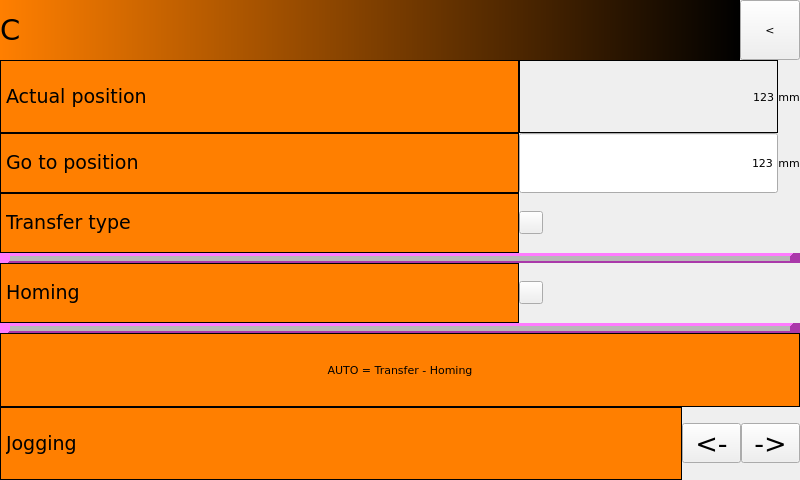
<?xml version="1.0" encoding="UTF-8"?>
<ui version="4.0">
 <class>Form</class>
 <widget class="QWidget" name="Form">
  <property name="geometry">
   <rect>
    <x>0</x>
    <y>0</y>
    <width>800</width>
    <height>480</height>
   </rect>
  </property>
  <property name="sizePolicy">
   <sizepolicy hsizetype="Ignored" vsizetype="Ignored">
    <horstretch>0</horstretch>
    <verstretch>0</verstretch>
   </sizepolicy>
  </property>
  <property name="font">
   <font>
    <family>DejaVu Sans</family>
    <pointsize>8</pointsize>
    <weight>50</weight>
    <italic>false</italic>
    <bold>false</bold>
   </font>
  </property>
  <property name="windowTitle">
   <string>Form</string>
  </property>
  <property name="styleSheet">
   <string notr="true"/>
  </property>
  <property name="TopPage" stdset="0">
   <cstring></cstring>
  </property>
  <property name="EvenRowColor" stdset="0">
   <color>
    <red>0</red>
    <green>0</green>
    <blue>0</blue>
   </color>
  </property>
  <property name="OddRowColor" stdset="0">
   <color>
    <red>0</red>
    <green>0</green>
    <blue>0</blue>
   </color>
  </property>
  <layout class="QGridLayout" name="gridLayout">
   <property name="margin">
    <number>0</number>
   </property>
   <property name="spacing">
    <number>0</number>
   </property>
   <item row="0" column="0">
    <layout class="QVBoxLayout" name="verticalLayout" stretch="0,10,0">
     <property name="spacing">
      <number>0</number>
     </property>
     <property name="bottomMargin">
      <number>0</number>
     </property>
     <item>
      <layout class="QHBoxLayout" name="horizontalLayout" stretch="10,0">
       <property name="spacing">
        <number>0</number>
       </property>
       <item>
        <widget class="QLabel" name="label">
         <property name="font">
          <font>
           <family>DejaVu Sans</family>
           <pointsize>22</pointsize>
           <weight>50</weight>
           <italic>false</italic>
           <bold>false</bold>
          </font>
         </property>
         <property name="styleSheet">
          <string notr="true">background-color: qlineargradient(spread:pad, x1:0, y1:0, x2:1, y2:0, stop:0 rgba(255, 127, 0, 255), stop:1 rgba(0, 0, 0, 255));
font:22pt &quot;DejaVu Sans&quot;;</string>
         </property>
         <property name="text">
          <string>C</string>
         </property>
         <property name="textFormat">
          <enum>Qt::RichText</enum>
         </property>
         <property name="margin">
          <number>10</number>
         </property>
         <property name="PasswordLevel" stdset="0">
          <number>0</number>
         </property>
         <property name="Hide" stdset="0">
          <bool>true</bool>
         </property>
        </widget>
       </item>
       <item>
        <widget class="QHmiLinkPage" name="QHmiLinkPage">
         <property name="minimumSize">
          <size>
           <width>60</width>
           <height>60</height>
          </size>
         </property>
         <property name="font">
          <font>
           <family>DejaVu Sans</family>
           <pointsize>8</pointsize>
           <weight>50</weight>
           <italic>false</italic>
           <bold>false</bold>
          </font>
         </property>
         <property name="text">
          <string>&lt;</string>
         </property>
         <property name="destinationPage">
          <cstring></cstring>
         </property>
         <property name="PasswordLevel" stdset="0">
          <number>0</number>
         </property>
         <property name="Hide" stdset="0">
          <bool>true</bool>
         </property>
         <property name="Align left" stdset="0">
          <bool>false</bool>
         </property>
        </widget>
       </item>
      </layout>
     </item>
     <item>
      <layout class="QGridLayout" name="gridLayout_2" rowstretch="0,0,0,0,0,0,0,0" columnstretch="10,5,0">
       <property name="bottomMargin">
        <number>0</number>
       </property>
       <property name="spacing">
        <number>0</number>
       </property>
       <item row="1" column="1">
        <widget class="QHmiEdit" name="qHmiEdit_2">
         <property name="minimumSize">
          <size>
           <width>15</width>
           <height>60</height>
          </size>
         </property>
         <property name="styleSheet">
          <string notr="true">font: 75 20pt &quot;DejaVu Sans&quot;;</string>
         </property>
         <property name="text">
          <string>123</string>
         </property>
         <property name="alignment">
          <set>Qt::AlignRight|Qt::AlignTrailing|Qt::AlignVCenter</set>
         </property>
         <property name="fieldName">
          <cstring>CONF1__G_AXIS_MANAGER_C.R_TRANSF_POS</cstring>
         </property>
         <property name="decimalCount">
          <cstring>1</cstring>
         </property>
         <property name="PasswordLevel" stdset="0">
          <number>0</number>
         </property>
         <property name="Hide" stdset="0">
          <bool>true</bool>
         </property>
         <property name="Min value" stdset="0">
          <cstring></cstring>
         </property>
         <property name="Max value" stdset="0">
          <cstring></cstring>
         </property>
        </widget>
       </item>
       <item row="2" column="0">
        <widget class="QLabel" name="label_7">
         <property name="minimumSize">
          <size>
           <width>0</width>
           <height>60</height>
          </size>
         </property>
         <property name="font">
          <font>
           <family>DejaVu Sans</family>
           <pointsize>14</pointsize>
           <weight>50</weight>
           <italic>false</italic>
           <bold>false</bold>
          </font>
         </property>
         <property name="styleSheet">
          <string notr="true">font:14pt &quot;DejaVu Sans&quot;;
background-color: rgb(255, 127, 0);</string>
         </property>
         <property name="frameShape">
          <enum>QFrame::Box</enum>
         </property>
         <property name="text">
          <string>Transfer type</string>
         </property>
         <property name="textFormat">
          <enum>Qt::RichText</enum>
         </property>
         <property name="PasswordLevel" stdset="0">
          <number>0</number>
         </property>
         <property name="Hide" stdset="0">
          <bool>true</bool>
         </property>
        </widget>
       </item>
       <item row="6" column="0" colspan="3">
        <widget class="QLabel" name="label_2">
         <property name="minimumSize">
          <size>
           <width>0</width>
           <height>60</height>
          </size>
         </property>
         <property name="styleSheet">
          <string notr="true">font:14pt &quot;DejaVu Sans&quot;;
background-color: rgb(255, 127, 0);</string>
         </property>
         <property name="frameShape">
          <enum>QFrame::Box</enum>
         </property>
         <property name="text">
          <string>AUTO = Transfer - Homing</string>
         </property>
         <property name="alignment">
          <set>Qt::AlignCenter</set>
         </property>
         <property name="PasswordLevel" stdset="0">
          <number>0</number>
         </property>
         <property name="Hide" stdset="0">
          <bool>true</bool>
         </property>
        </widget>
       </item>
       <item row="4" column="1">
        <widget class="QHmiSwitch" name="qHmiSwitch_2">
         <property name="styleSheet">
          <string notr="true">font: 75 20pt &quot;DejaVu Sans&quot;;</string>
         </property>
         <property name="text">
          <string/>
         </property>
         <property name="checked">
          <bool>false</bool>
         </property>
         <property name="onBrushColor">
          <color>
           <red>255</red>
           <green>0</green>
           <blue>0</blue>
          </color>
         </property>
         <property name="fieldName">
          <cstring>CONF1_G_B_HOMING_C</cstring>
         </property>
         <property name="PasswordLevel" stdset="0">
          <number>0</number>
         </property>
         <property name="Hide" stdset="0">
          <bool>true</bool>
         </property>
         <property name="Align left" stdset="0">
          <bool>false</bool>
         </property>
        </widget>
       </item>
       <item row="3" column="0" colspan="3">
        <widget class="Line" name="line">
         <property name="minimumSize">
          <size>
           <width>0</width>
           <height>10</height>
          </size>
         </property>
         <property name="styleSheet">
          <string notr="true">background-color: rgb(255, 85, 255);</string>
         </property>
         <property name="frameShadow">
          <enum>QFrame::Raised</enum>
         </property>
         <property name="lineWidth">
          <number>10</number>
         </property>
         <property name="midLineWidth">
          <number>5</number>
         </property>
         <property name="orientation">
          <enum>Qt::Horizontal</enum>
         </property>
         <property name="PasswordLevel" stdset="0">
          <number>0</number>
         </property>
         <property name="Hide" stdset="0">
          <bool>true</bool>
         </property>
        </widget>
       </item>
       <item row="0" column="2">
        <widget class="QLabel" name="label_10">
         <property name="font">
          <font>
           <family>DejaVu Sans</family>
           <pointsize>8</pointsize>
           <weight>50</weight>
           <italic>false</italic>
           <bold>false</bold>
          </font>
         </property>
         <property name="styleSheet">
          <string notr="true">font:8pt &quot;DejaVu Sans&quot;;
</string>
         </property>
         <property name="text">
          <string>mm</string>
         </property>
         <property name="alignment">
          <set>Qt::AlignCenter</set>
         </property>
         <property name="PasswordLevel" stdset="0">
          <number>0</number>
         </property>
         <property name="Hide" stdset="0">
          <bool>true</bool>
         </property>
        </widget>
       </item>
       <item row="4" column="0">
        <widget class="QLabel" name="label_8">
         <property name="minimumSize">
          <size>
           <width>0</width>
           <height>60</height>
          </size>
         </property>
         <property name="font">
          <font>
           <family>DejaVu Sans</family>
           <pointsize>14</pointsize>
           <weight>50</weight>
           <italic>false</italic>
           <bold>false</bold>
          </font>
         </property>
         <property name="styleSheet">
          <string notr="true">font:14pt &quot;DejaVu Sans&quot;;
background-color: rgb(255, 127, 0);</string>
         </property>
         <property name="frameShape">
          <enum>QFrame::Box</enum>
         </property>
         <property name="text">
          <string>Homing</string>
         </property>
         <property name="textFormat">
          <enum>Qt::RichText</enum>
         </property>
         <property name="PasswordLevel" stdset="0">
          <number>0</number>
         </property>
         <property name="Hide" stdset="0">
          <bool>true</bool>
         </property>
        </widget>
       </item>
       <item row="0" column="0">
        <widget class="QLabel" name="label_4">
         <property name="minimumSize">
          <size>
           <width>0</width>
           <height>60</height>
          </size>
         </property>
         <property name="font">
          <font>
           <family>DejaVu Sans</family>
           <pointsize>14</pointsize>
           <weight>50</weight>
           <italic>false</italic>
           <bold>false</bold>
          </font>
         </property>
         <property name="styleSheet">
          <string notr="true">font:14pt &quot;DejaVu Sans&quot;;
background-color: rgb(255, 127, 0);</string>
         </property>
         <property name="frameShape">
          <enum>QFrame::Box</enum>
         </property>
         <property name="text">
          <string>Actual position</string>
         </property>
         <property name="textFormat">
          <enum>Qt::RichText</enum>
         </property>
         <property name="PasswordLevel" stdset="0">
          <number>0</number>
         </property>
         <property name="Hide" stdset="0">
          <bool>true</bool>
         </property>
        </widget>
       </item>
       <item row="1" column="0">
        <widget class="QLabel" name="label_6">
         <property name="minimumSize">
          <size>
           <width>0</width>
           <height>60</height>
          </size>
         </property>
         <property name="font">
          <font>
           <family>DejaVu Sans</family>
           <pointsize>14</pointsize>
           <weight>50</weight>
           <italic>false</italic>
           <bold>false</bold>
          </font>
         </property>
         <property name="styleSheet">
          <string notr="true">font:14pt &quot;DejaVu Sans&quot;;
background-color: rgb(255, 127, 0);</string>
         </property>
         <property name="frameShape">
          <enum>QFrame::Box</enum>
         </property>
         <property name="text">
          <string>Go to position</string>
         </property>
         <property name="textFormat">
          <enum>Qt::RichText</enum>
         </property>
         <property name="PasswordLevel" stdset="0">
          <number>0</number>
         </property>
         <property name="Hide" stdset="0">
          <bool>true</bool>
         </property>
        </widget>
       </item>
       <item row="0" column="1">
        <widget class="QHmiLabel" name="qHmiLabel_2">
         <property name="styleSheet">
          <string notr="true">font: 75 20pt &quot;DejaVu Sans&quot;;</string>
         </property>
         <property name="frameShape">
          <enum>QFrame::Box</enum>
         </property>
         <property name="text">
          <string>123</string>
         </property>
         <property name="alignment">
          <set>Qt::AlignRight|Qt::AlignTrailing|Qt::AlignVCenter</set>
         </property>
         <property name="fieldName">
          <cstring>CONF1_AXIS_C.ABSPOS</cstring>
         </property>
         <property name="decimalCount">
          <cstring>1</cstring>
         </property>
         <property name="PasswordLevel" stdset="0">
          <number>0</number>
         </property>
         <property name="Hide" stdset="0">
          <bool>true</bool>
         </property>
        </widget>
       </item>
       <item row="2" column="1">
        <widget class="QHmiSwitch" name="qHmiSwitch">
         <property name="styleSheet">
          <string notr="true">font: 75 16pt &quot;DejaVu Sans&quot;;</string>
         </property>
         <property name="checked">
          <bool>false</bool>
         </property>
         <property name="text_on" stdset="0">
          <string>Absolute</string>
         </property>
         <property name="onBrushColor">
          <color>
           <red>0</red>
           <green>170</green>
           <blue>0</blue>
          </color>
         </property>
         <property name="text_off" stdset="0">
          <string>Relative</string>
         </property>
         <property name="offBrushColor">
          <color>
           <red>128</red>
           <green>128</green>
           <blue>128</blue>
          </color>
         </property>
         <property name="fieldName">
          <cstring>CONF1__G_AXIS_MANAGER_C.B_ABS</cstring>
         </property>
         <property name="PasswordLevel" stdset="0">
          <number>0</number>
         </property>
         <property name="Hide" stdset="0">
          <bool>true</bool>
         </property>
         <property name="Align left" stdset="0">
          <bool>false</bool>
         </property>
        </widget>
       </item>
       <item row="1" column="2">
        <widget class="QLabel" name="label_12">
         <property name="font">
          <font>
           <family>DejaVu Sans</family>
           <pointsize>8</pointsize>
           <weight>50</weight>
           <italic>false</italic>
           <bold>false</bold>
          </font>
         </property>
         <property name="styleSheet">
          <string notr="true">font:8pt &quot;DejaVu Sans&quot;;
</string>
         </property>
         <property name="text">
          <string>mm</string>
         </property>
         <property name="alignment">
          <set>Qt::AlignCenter</set>
         </property>
         <property name="PasswordLevel" stdset="0">
          <number>0</number>
         </property>
         <property name="Hide" stdset="0">
          <bool>true</bool>
         </property>
        </widget>
       </item>
       <item row="5" column="0" colspan="3">
        <widget class="Line" name="line_2">
         <property name="minimumSize">
          <size>
           <width>0</width>
           <height>10</height>
          </size>
         </property>
         <property name="styleSheet">
          <string notr="true">background-color: rgb(255, 85, 255);</string>
         </property>
         <property name="frameShadow">
          <enum>QFrame::Raised</enum>
         </property>
         <property name="lineWidth">
          <number>10</number>
         </property>
         <property name="midLineWidth">
          <number>5</number>
         </property>
         <property name="orientation">
          <enum>Qt::Horizontal</enum>
         </property>
         <property name="PasswordLevel" stdset="0">
          <number>0</number>
         </property>
         <property name="Hide" stdset="0">
          <bool>true</bool>
         </property>
        </widget>
       </item>
       <item row="7" column="0" colspan="3">
        <widget class="QWidget" name="widget" native="true">
         <property name="minimumSize">
          <size>
           <width>0</width>
           <height>50</height>
          </size>
         </property>
         <property name="PasswordLevel" stdset="0">
          <number>0</number>
         </property>
         <property name="Hide" stdset="0">
          <bool>true</bool>
         </property>
         <layout class="QHBoxLayout" name="horizontalLayout_2" stretch="10,3,3">
          <property name="spacing">
           <number>0</number>
          </property>
          <property name="margin">
           <number>0</number>
          </property>
          <item>
           <widget class="QLabel" name="label_9">
            <property name="minimumSize">
             <size>
              <width>0</width>
              <height>0</height>
             </size>
            </property>
            <property name="font">
             <font>
              <family>DejaVu Sans</family>
              <pointsize>14</pointsize>
              <weight>50</weight>
              <italic>false</italic>
              <bold>false</bold>
             </font>
            </property>
            <property name="styleSheet">
             <string notr="true">font:14pt &quot;DejaVu Sans&quot;;
background-color: rgb(255, 127, 0);</string>
            </property>
            <property name="frameShape">
             <enum>QFrame::Box</enum>
            </property>
            <property name="text">
             <string>Jogging</string>
            </property>
            <property name="textFormat">
             <enum>Qt::RichText</enum>
            </property>
            <property name="PasswordLevel" stdset="0">
             <number>0</number>
            </property>
            <property name="Hide" stdset="0">
             <bool>true</bool>
            </property>
           </widget>
          </item>
          <item>
           <widget class="QHmiButton" name="QHmiButton">
            <property name="font">
             <font>
              <family>DejaVu Sans</family>
              <pointsize>20</pointsize>
              <weight>50</weight>
              <italic>false</italic>
              <bold>false</bold>
             </font>
            </property>
            <property name="text">
             <string>&lt;-</string>
            </property>
            <property name="fieldName">
             <cstring>CONF1__G_AXIS_MANAGER_C.B_JOGBV</cstring>
            </property>
            <property name="buttonAction">
             <enum>QHmiButton::SetReset</enum>
            </property>
            <property name="reset_when_unfocus" stdset="0">
             <bool>true</bool>
            </property>
            <property name="PasswordLevel" stdset="0">
             <number>0</number>
            </property>
            <property name="Hide" stdset="0">
             <bool>true</bool>
            </property>
            <property name="Align left" stdset="0">
             <bool>false</bool>
            </property>
           </widget>
          </item>
          <item>
           <widget class="QHmiButton" name="QHmiButton_2">
            <property name="font">
             <font>
              <family>DejaVu Sans</family>
              <pointsize>20</pointsize>
              <weight>50</weight>
              <italic>false</italic>
              <bold>false</bold>
             </font>
            </property>
            <property name="text">
             <string>-&gt;</string>
            </property>
            <property name="fieldName">
             <cstring>CONF1__G_AXIS_MANAGER_C.B_JOGFW</cstring>
            </property>
            <property name="buttonAction">
             <enum>QHmiButton::SetReset</enum>
            </property>
            <property name="reset_when_unfocus" stdset="0">
             <bool>true</bool>
            </property>
            <property name="PasswordLevel" stdset="0">
             <number>0</number>
            </property>
            <property name="Hide" stdset="0">
             <bool>true</bool>
            </property>
            <property name="Align left" stdset="0">
             <bool>false</bool>
            </property>
           </widget>
          </item>
         </layout>
        </widget>
       </item>
      </layout>
     </item>
     <item>
      <widget class="QHmiSetWidgetState" name="qhmisetwidgetstate">
       <property name="fieldName">
        <cstring>CONF1_G_B_ON_AUTO_C</cstring>
       </property>
       <property name="action">
        <enum>QHmiSetWidgetState::SetOnEnterResetOnExit</enum>
       </property>
       <property name="PasswordLevel" stdset="0">
        <number>0</number>
       </property>
       <property name="Hide" stdset="0">
        <bool>true</bool>
       </property>
      </widget>
     </item>
    </layout>
   </item>
  </layout>
 </widget>
 <customwidgets>
  <customwidget>
   <class>QHmiLabel</class>
   <extends>QLabel</extends>
   <header>qhmilabel.h</header>
  </customwidget>
  <customwidget>
   <class>QHmiEdit</class>
   <extends>QLineEdit</extends>
   <header>qhmiedit.h</header>
  </customwidget>
  <customwidget>
   <class>QHmiLinkPage</class>
   <extends>QToolButton</extends>
   <header>QHmiLinkPage.h</header>
  </customwidget>
  <customwidget>
   <class>QHmiButton</class>
   <extends>QToolButton</extends>
   <header>qhmibutton.h</header>
  </customwidget>
  <customwidget>
   <class>QHmiSwitch</class>
   <extends>QToolButton</extends>
   <header>qhmiswitch.h</header>
  </customwidget>
  <customwidget>
   <class>QHmiSetWidgetState</class>
   <extends>QWidget</extends>
   <header>qhmisetwidgetstate.h</header>
  </customwidget>
 </customwidgets>
 <resources/>
 <connections/>
</ui>
